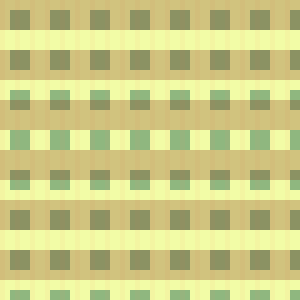
Frame 1 (no input)
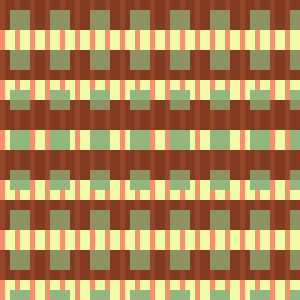
Frame 60 (the mouse pressed at the canvas centre just before this capture)
Frame 120 (the mouse held since frame 60 and released just before this capture): identical to frame 60, image omitted

The Processing sketch that drew these frames (run headless with seeded random() and noise(); from frame 60 on, the mouse is pressed at the canvas centre):

// Processing sketch: processing_74239
// ── processing_74239.pde

void setup() {
  size(300, 300);
  background(242, 252, 166);
}
//kocke
void draw() {
  noStroke();
  fill(143, 183, 127);
  rect(10, 10, 20, 20);
  
  noStroke();
  fill(143, 183, 127);
  rect(50, 10, 20, 20);
  
  noStroke();
  fill(143, 183, 127);
  rect(90, 10, 20, 20);
  
  noStroke();
  fill(143, 183, 127);
  rect(130, 10, 20, 20);
  
  noStroke();
  fill(143, 183, 127);
  rect(170, 10, 20, 20);
  
  noStroke();
  fill(143, 183, 127);
  rect(210, 10, 20, 20);
  
  noStroke();
  fill(143, 183, 127);
  rect(250, 10, 20, 20);
  
  noStroke();
  fill(143, 183, 127);
  rect(290, 10, 20, 20);
  
  
//2
  noStroke();
  fill(143, 183, 127);
  rect(10, 50, 20, 20);
  
  noStroke();
  fill(143, 183, 127);
  rect(50, 50, 20, 20);
  
  noStroke();
  fill(143, 183, 127);
  rect(90, 50, 20, 20);
  
  noStroke();
  fill(143, 183, 127);
  rect(130, 50, 20, 20);
  
  noStroke();
  fill(143, 183, 127);
  rect(170, 50, 20, 20);
  
  noStroke();
  fill(143, 183, 127);
  rect(210, 50, 20, 20);
  
  noStroke();
  fill(143, 183, 127);
  rect(250, 50, 20, 20);
  
  noStroke();
  fill(143, 183, 127);
  rect(290, 50, 20, 20);
  //3

  noStroke();
  fill(143, 183, 127);
  rect(10, 90, 20, 20);
  
  noStroke();
  fill(143, 183, 127);
  rect(50, 90, 20, 20);
  
  noStroke();
  fill(143, 183, 127);
  rect(90, 90, 20, 20);
  
  noStroke();
  fill(143, 183, 127);;
  rect(130, 90, 20, 20);
  
  noStroke();
  fill(143, 183, 127);
  rect(170, 90, 20, 20);
  
  noStroke();
  fill(143, 183, 127);
  rect(210, 90, 20, 20);
  
  noStroke();
  fill(143, 183, 127);
  rect(250, 90, 20, 20);
  
  noStroke();
  fill(143, 183, 127);
  rect(290, 90, 20, 20);
  //4
  
  noStroke();
  fill(143, 183, 127);
  rect(10, 130, 20, 20);
  
  noStroke();
  fill(143, 183, 127);
  rect(50, 130, 20, 20);
  
  noStroke();
  fill(143, 183, 127);
  rect(90, 130, 20, 20);
  
  noStroke();
  fill(143, 183, 127);
  rect(130, 130, 20, 20);
  
  noStroke();
  fill(143, 183, 127);
  rect(170, 130, 20, 20);
  
  noStroke();
  fill(143, 183, 127);
  rect(210, 130, 20, 20);
  
  noStroke();
  fill(143, 183, 127);
  rect(250, 130, 20, 20);
  
  noStroke();
  fill(143, 183, 127);
  rect(290, 130, 20, 20);
  //5
  
  noStroke();
  fill(143, 183, 127);
  rect(10, 170, 20, 20);
  
  noStroke();
  fill(143, 183, 127);
  rect(50, 170, 20, 20);
  
  noStroke();
  fill(143, 183, 127);
  rect(90, 170, 20, 20);
  
  noStroke();
  fill(143, 183, 127);
  rect(130, 170, 20, 20);
  
  noStroke();
  fill(143, 183, 127);
  rect(170, 170, 20, 20);
  
  noStroke();
  fill(143, 183, 127);
  rect(210, 170, 20, 20);
  
  noStroke();
  fill(143, 183, 127);
  rect(250, 170, 20, 20);
  
  noStroke();
  fill(143, 183, 127);
  rect(290, 170, 20, 20);
  
  //6
  noStroke();
  fill(143, 183, 127);
  rect(10, 210, 20, 20);
  
  noStroke();
  fill(143, 183, 127);
  rect(50, 210, 20, 20);
  
  noStroke();
  fill(143, 183, 127);
  rect(90, 210, 20, 20);
  
  noStroke();
  fill(143, 183, 127);
  rect(130, 210, 20, 20);
  
  noStroke();
  fill(143, 183, 127);
  rect(170, 210, 20, 20);
  
  noStroke();
  fill(143, 183, 127);
  rect(210, 210, 20, 20);
  
  noStroke();
  fill(143, 183, 127);
  rect(250, 210, 20, 20);
  
  noStroke();
  fill(143, 183, 127);
  rect(290, 210, 20, 20);
  //7
  
  noStroke();
  fill(143, 183, 127);
  rect(10, 250, 20, 20);
  
  noStroke();
  fill(143, 183, 127);
  rect(50, 250, 20, 20);
  
  noStroke();
  fill(143, 183, 127);
  rect(90, 250, 20, 20);
  
  noStroke();
  fill(143, 183, 127);
  rect(130, 250, 20, 20);
  
  noStroke();
  fill(143, 183, 127);;
  rect(170, 250, 20, 20);
  
  noStroke();
  fill(143, 183, 127);
  rect(210, 250, 20, 20);
  
  noStroke();
  fill(143, 183, 127);
  rect(250, 250, 20, 20);
  
  noStroke();
  fill(143, 183, 127);
  rect(290, 250, 20, 20);
  //8
  
  noStroke();
  fill(143, 183, 127);
  rect(10, 290, 20, 20);
  
  noStroke();
  fill(143, 183, 127);
  rect(50, 290, 20, 20);
  
  noStroke();
  fill(143, 183, 127);
  rect(90, 290, 20, 20);
  
  noStroke();
  fill(143, 183, 127);
  rect(130, 290, 20, 20);
  
  noStroke();
  fill(143, 183, 127);
  rect(170, 290, 20, 20);
  
  noStroke();
  fill(143, 183, 127);
  rect(210, 290, 20, 20);
  
  noStroke();
  fill(143, 183, 127);
  rect(250, 290, 20, 20);
  
  noStroke();
  fill(143, 183, 127);
  rect(290, 290, 20, 20);
  
  
  //crte
 noStroke();
  fill(250, 141, 98, 15);
  rect(0, 0, 5, 300);
  
  noStroke();
  fill(250, 141, 98, 15);
  rect(15, 0, 5, 300);
  
  noStroke();
  fill(250, 141, 98, 15);
  rect(30, 0, 5, 300);
  
  noStroke();
  fill(250, 141, 98, 15);
  rect(45, 0, 5, 300);
  
  noStroke();
  fill(250, 141, 98, 15);
  rect(60, 0, 5, 300);
  
  noStroke();
  fill(250, 141, 98, 15);
  rect(75, 0, 5, 300);
  
  noStroke();
  fill(250, 141, 98, 15);
  rect(90, 0, 5, 300);
  
  noStroke();
  fill(250, 141, 98, 15);
  rect(105, 0, 5, 300);
  
  noStroke();
  fill(250, 141, 98, 15);
  rect(120, 0, 5, 300);
  
  noStroke();
  fill(250, 141, 98, 15);
  rect(135, 0, 5, 300);
  
  noStroke();
  fill(250, 141, 98, 15);
  rect(150, 0, 5, 300);
  
  noStroke();
  fill(250, 141, 98, 15);
  rect(165, 0, 5, 300);
  
  noStroke();
  fill(250, 141, 98, 15);
  rect(180, 0, 5, 300);
  
  noStroke();
  fill(250, 141, 98, 15);
  rect(195, 0, 5, 300);
  
  noStroke();
  fill(250, 141, 98, 15);
  rect(210, 0, 5, 300);
  
  noStroke();
  fill(250, 141, 98, 15);
  rect(225, 0, 5, 300);
  
  noStroke();
  fill(250, 141, 98, 15);
  rect(240, 0, 5, 300);
  
  noStroke();
  fill(250, 141, 98, 15);
  rect(255, 0, 5, 300);
  
  noStroke();
  fill(250, 141, 98, 15);
  rect(270, 0, 5, 300);
  
  noStroke();
  fill(250, 141, 98, 15);
  rect(285, 0, 5, 300);
  
  //vodoravno
  fill(129, 58, 30, 75);
  rect(0, 0, 300, 30);
  
  fill(129, 58, 30, 75);
  rect(0, 50, 300, 30);
  
  fill(129, 58, 30, 75);
  rect(0, 100, 300, 30);
  
  fill(129, 58, 30, 75);
  rect(0, 150, 300, 30);
  
  fill(129, 58, 30, 75);
  rect(0, 200, 300, 30);
  
  fill(129, 58, 30, 75);
  rect(0, 250, 300, 30);
  
}
